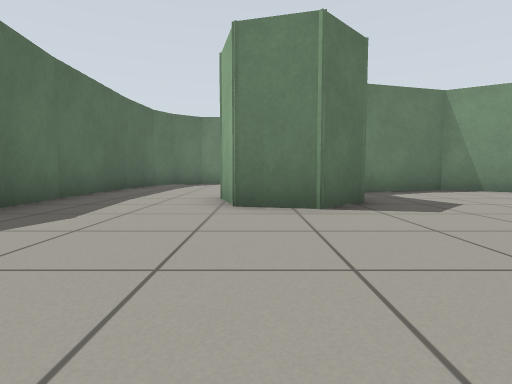
[1] (above)

21 first-person views from a walk through a robot-simulator world made for Gazebo. The camera is 0.5 m above the floor, tilts 4° down and sees 80° across. The floor is counted in squares, 1 m on a side. Each view is taken from the middle of a square. On the plan, view 1 faces up. The plan holds only what a view shows up to about 9 squares ahead; the rest is blank.

[2]
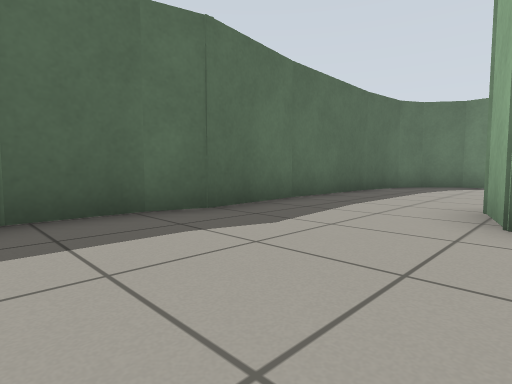

[3]
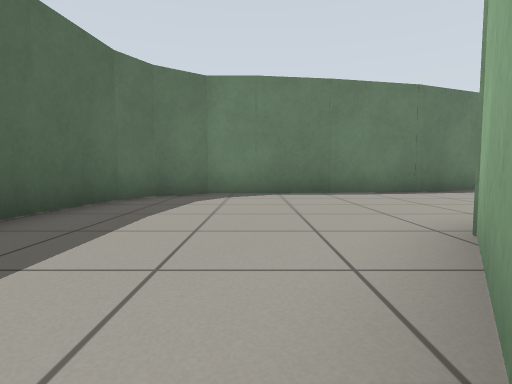

[4]
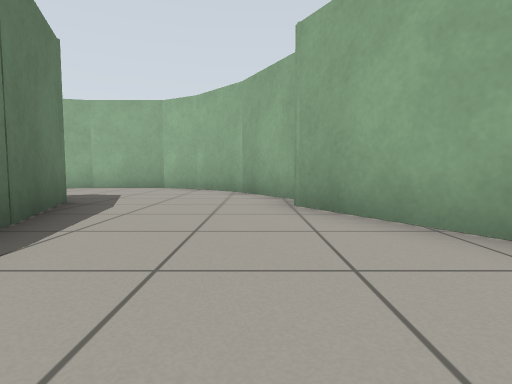

[5]
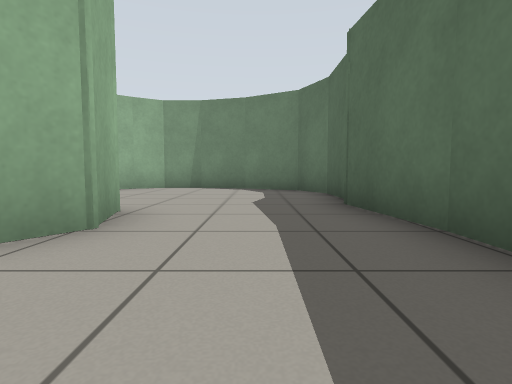

[6]
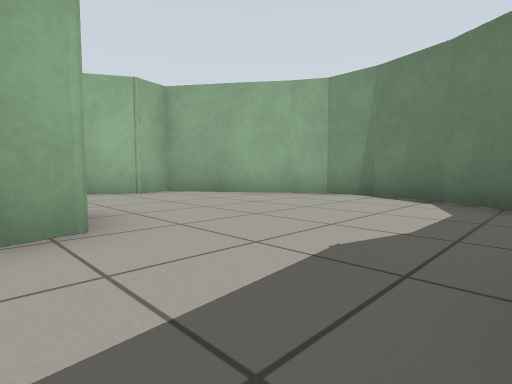

[7]
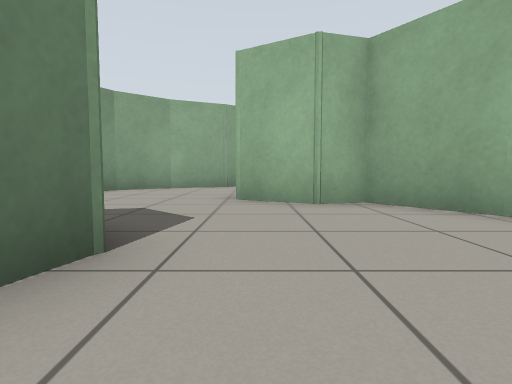

[8]
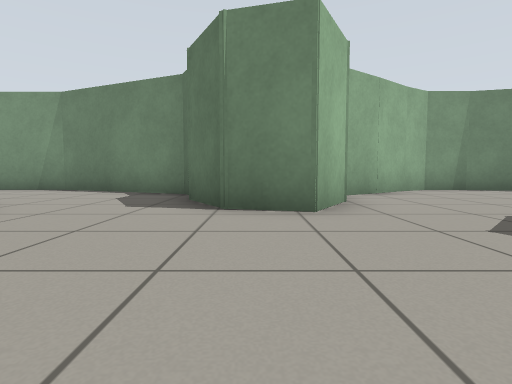

[9]
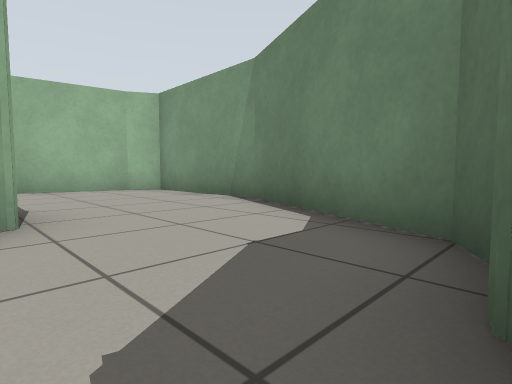

[10]
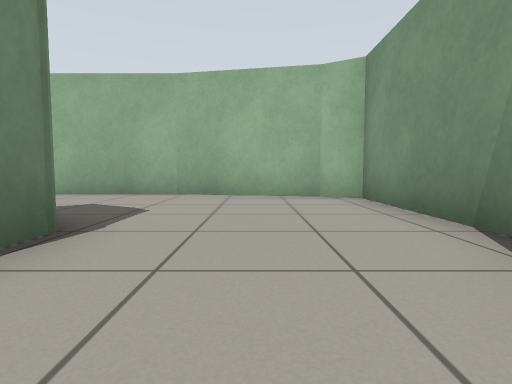

[11]
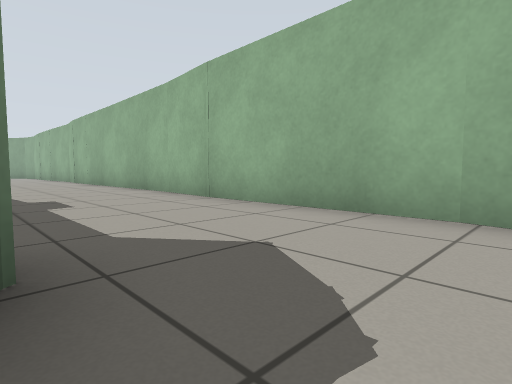

[12]
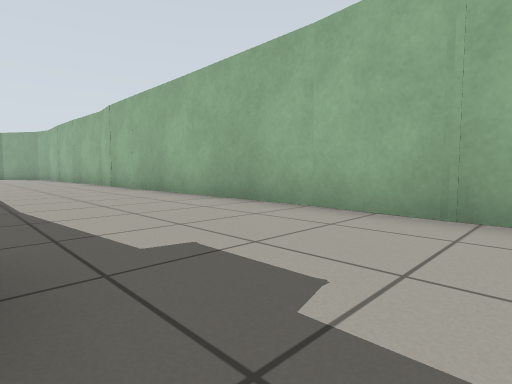

[13]
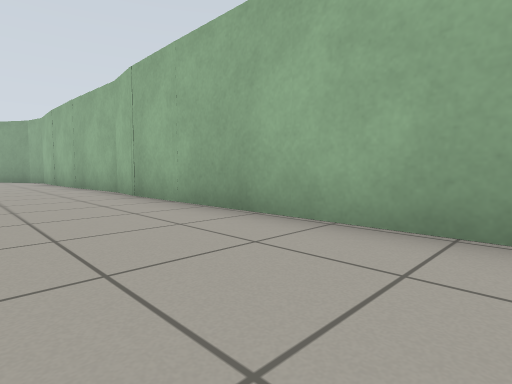

[14]
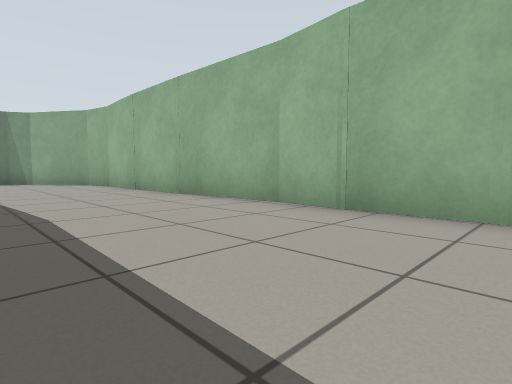

[15]
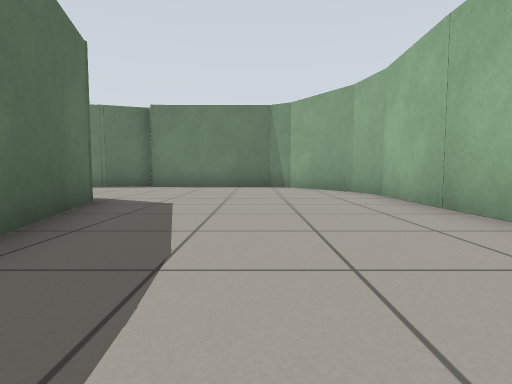

[16]
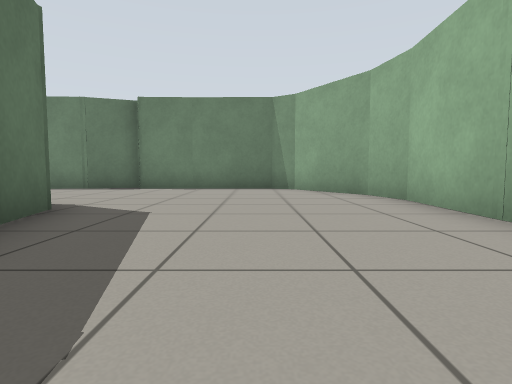

[17]
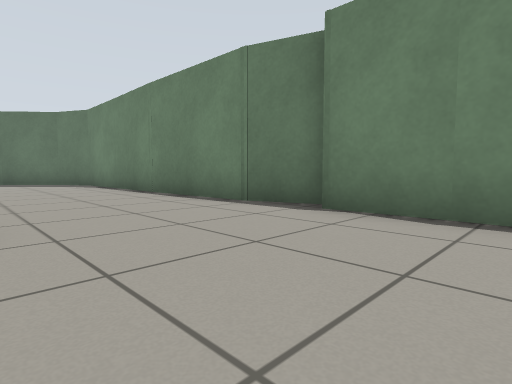

[18]
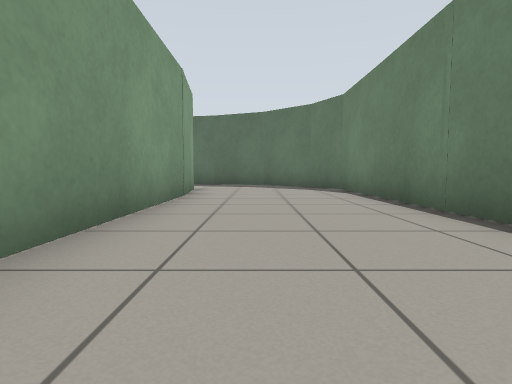

[19]
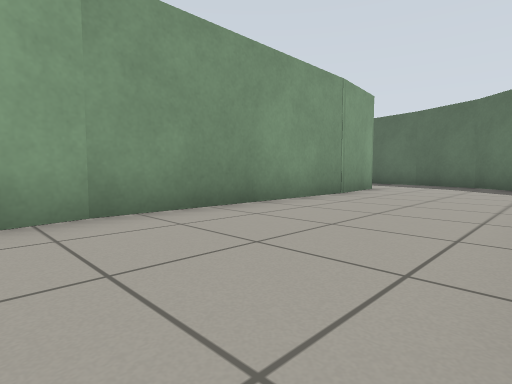

[20]
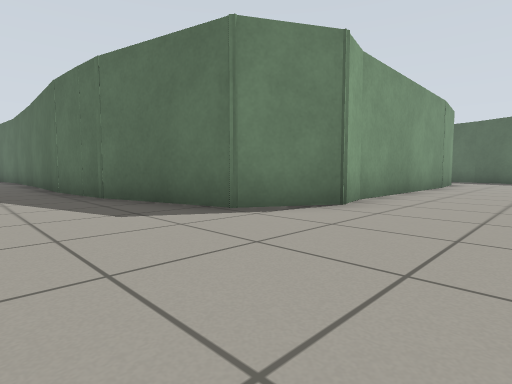

[21]
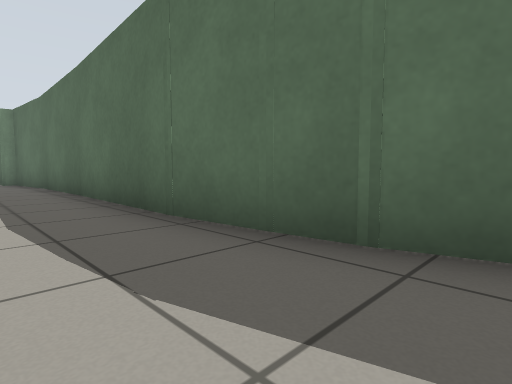

### Floor plan
Points are (right, up) in squares from view 1. A wall is a line through its corners. A room is listed if a view was taken in it or the views show most of it. See-through windows are left out.
Room 1 (views 1, 2, 3, 4, 5, 6, 7)
walls: (2.1, 8.2) (4.4, 9.5); (1.7, 4.7) (0.9, 3.9) (-0.3, 4.3) (-0.6, 5.4) (0.7, 7.4); (-3.6, 5.6) (-3.3, 3.5) (-3.6, 2.6); (-0.9, 11.6) (-2, 11.6) (-2.9, 10.9) (-3.4, 10.2) (-3.6, 8.6) (-3.6, 5.5); (-3.6, 2.7) (-3.6, 1.3) (-3.1, 0.3) (-1.7, -0.5); (5.2, 9.3) (7.1, 10.3); (3, 12.3) (-1, 11.5); (6.9, 10.2) (8.4, 11.7); (4.8, 13) (2.7, 12.2); (-1.8, -0.5) (-0.4, -0.9); (-0.5, -0.9) (0.6, -0.9) (3.8, 1.3) (3.6, 2.1) (4.3, 3.3); (8.3, 11.6) (8.8, 12.7)
ways out: opening at (3, 4.7) to room 2; opening at (7, 12)
Room 2 (view 8)
walls: (6, 7.1) (4.7, 7.8) (2.6, 7.2); (4.3, 3.3) (5.4, 3)
ways out: opening at (3, 4.7) to room 1; opening at (5, 5) to room 3
Room 3 (views 9, 10, 11, 12, 13, 14, 15, 16, 17, 18, 19, 20, 21)
walls: (10.3, 18) (10.1, 10.8); (14.5, 15.8) (14.7, 17.2); (10.1, 20.3) (10.4, 17.8); (10.2, 10.9) (10.3, 9.8); (6.9, 23.5) (7.9, 23.7) (9.3, 22.9) (10.1, 20); (14.6, 24.1) (14.3, 25.2) (13, 27.1) (12.3, 27.6) (8.8, 27.5); (7.8, 5.4) (6.8, 6.6) (6, 7.1); (8.1, 4.5) (7.7, 5.5); (7.4, 27.4) (-0.2, 27.1); (1.6, 23.5) (7, 23.5); (8.6, 27.9) (7.2, 27.4); (-0.2, 23.3) (1.9, 23.6); (10.5, 2.6) (9.9, 2.6); (14.6, 2.6) (14.6, 24.3); (5.4, 3) (6.2, 1.7); (6.2, 1.1) (6.5, 0.5) (10, -0.9) (13.5, -0.9) (13.9, -0.2) (14.5, 2.8); (-0.1, 27.3) (-1.1, 26.8)
ways out: opening at (5, 5) to room 2; opening at (-1.5, 24.5)

Positions as (right, up) in squares from view 1, and headings:
1: (0, 0), facing up
2: (0, 1), facing up-left
3: (-1, 5), facing up
4: (0, 10), facing right
5: (-2, 8), facing down
6: (-3, 5), facing down-right
7: (-1, 3), facing right
8: (5, 7), facing down
9: (6, 3), facing down-right
10: (8, 1), facing right
11: (11, 2), facing up-right
12: (11, 6), facing up-right
13: (12, 10), facing up-right
14: (11, 14), facing up-right
15: (12, 18), facing up
16: (12, 19), facing up
17: (11, 24), facing up-left
18: (8, 25), facing left
19: (8, 27), facing down-left
20: (12, 26), facing down-left
21: (12, 21), facing down-left
